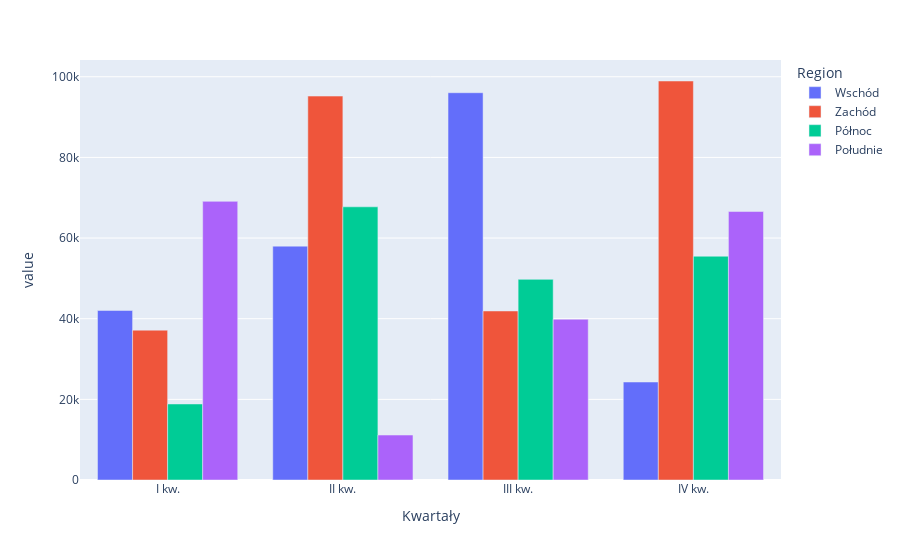

Notebook cell for this chart:
### Code cell
# Wyświetl te same dane jako wykres słupkowy
data.plot.bar(barmode="group")

### Figure 1 — Plotly figure (JSON) as saved in the notebook; plotly's stock layout.template omitted (floating-point values rounded to 4 significant figures)
{"data": [{"alignmentgroup": "True", "hovertemplate": "Region=Wschód<br>Kwartały=%{x}<br>value=%{y}<extra></extra>", "legendgroup": "Wschód", "marker": {"color": "#636efa"}, "name": "Wschód", "offsetgroup": "Wschód", "orientation": "v", "showlegend": true, "textposition": "auto", "type": "bar", "x": ["I kw.", "II kw.", "III kw.", "IV kw."], "xaxis": "x", "y": [42050.0, 58000.0, 96050.0, 24310.0], "yaxis": "y"}, {"alignmentgroup": "True", "hovertemplate": "Region=Zachód<br>Kwartały=%{x}<br>value=%{y}<extra></extra>", "legendgroup": "Zachód", "marker": {"color": "#EF553B"}, "name": "Zachód", "offsetgroup": "Zachód", "orientation": "v", "showlegend": true, "textposition": "auto", "type": "bar", "x": ["I kw.", "II kw.", "III kw.", "IV kw."], "xaxis": "x", "y": [37160.0, 95210.0, 41920.0, 98950.0], "yaxis": "y"}, {"alignmentgroup": "True", "hovertemplate": "Region=Północ<br>Kwartały=%{x}<br>value=%{y}<extra></extra>", "legendgroup": "Północ", "marker": {"color": "#00cc96"}, "name": "Północ", "offsetgroup": "Północ", "orientation": "v", "showlegend": true, "textposition": "auto", "type": "bar", "x": ["I kw.", "II kw.", "III kw.", "IV kw."], "xaxis": "x", "y": [18860.0, 67750.0, 49760.0, 55500.0], "yaxis": "y"}, {"alignmentgroup": "True", "hovertemplate": "Region=Południe<br>Kwartały=%{x}<br>value=%{y}<extra></extra>", "legendgroup": "Południe", "marker": {"color": "#ab63fa"}, "name": "Południe", "offsetgroup": "Południe", "orientation": "v", "showlegend": true, "textposition": "auto", "type": "bar", "x": ["I kw.", "II kw.", "III kw.", "IV kw."], "xaxis": "x", "y": [69100.0, 11150.0, 39870.0, 66580.0], "yaxis": "y"}], "layout": {"barmode": "group", "legend": {"title": {"text": "Region"}, "tracegroupgap": 0}, "margin": {"t": 60}, "xaxis": {"anchor": "y", "domain": [0, 1], "title": {"text": "Kwartały"}}, "yaxis": {"anchor": "x", "domain": [0, 1], "title": {"text": "value"}}}}
